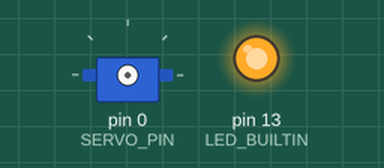
A sketch run on a simulated Arduino Uno, built with avr-gcc and run on an emulated ATmega328P. Parts: servo, output pins drawn as LEDs (lit = HIGH).

Above: at 0.05 s.
At 4.8 s:
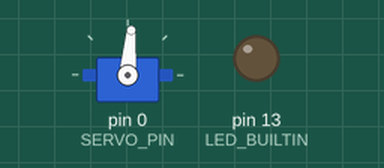
Timing chart, 0 to 6.3 s (numbered marks = the images above):
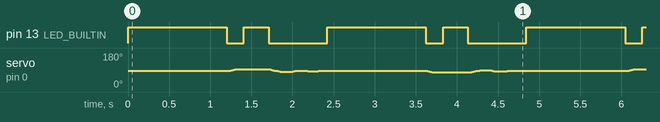

The sketch:

rp2040-test-servo.ino
```cpp
// Using Raspberry Pi Pico in Arduino:
//  https://randomnerdtutorials.com/programming-raspberry-pi-pico-w-arduino-ide/
//
// Using it:
//   Tools > Board > Raspberry Pi RP2040 Boards > Raspberry Pi Pico
//

#include <Servo.h>

#define SERVO_PIN 0

// Tuning to compensate mount angle of servo arm on shaft:
const int SERVO_ZERO_OFFSET = -5;  // from servo topview: pos->cw, neg->ccw

// Max angle (either side), not counting overshoot
const int MAX_ANGLE = 12;

// Resolution
const int SERVO_STEP_ANGLE = 1;

// Overshoot
const int OVERSHOOT_DIVIDER = 2;  // the bigger, the less overshoot

// Travel timings
const int SERVO_STEP_DELAY = 12;
const int SERVO_REST_DELAY = 100;

// Minimum and maximum pulse width (in µs) to go from 0° to 180°:
const int SERVO_PULSE_WIDTH_MIN = 400;
const int SERVO_PULSE_WIDTH_MAX = 2600;

// Switching positions (either side)
const int ANGLE = (MAX_ANGLE * 2) / 3;

////////////////////////////////////////////////////////////////////////////////
// Built-in LED

bool led_on = false;

void led_toggle() {
  led_on = !led_on;
  digitalWrite(LED_BUILTIN, led_on ? HIGH : LOW);
}

void blip(int duration) {
  led_toggle();
  delay(duration);
  led_toggle();
}

////////////////////////////////////////////////////////////////////////////////
// Servo

class MyServo {
 private:
  int pin;
  Servo servo;

  void attach() {
    servo.attach(pin, SERVO_PULSE_WIDTH_MIN, SERVO_PULSE_WIDTH_MAX);
  }

  void detach() { servo.detach(); }

 public:
  MyServo(int pin) { this->pin = pin; }

  void sweep(int from, int to, bool tach) {
    led_toggle;
    if (tach) attach();
    if (from < to) {
      for (int a = from; a <= to; a += SERVO_STEP_ANGLE) {
        set_pos(a);
        delay(SERVO_STEP_DELAY);
      }
    } else {
      for (int a = from; a >= to; a -= SERVO_STEP_ANGLE) {
        set_pos(a);
        delay(SERVO_STEP_DELAY);
      }
    }
    set_pos(to);
    delay(SERVO_REST_DELAY);
    if (tach) detach();

    // led_on = !led_on;
    // digitalWrite(LED_BUILTIN, led_on ? HIGH : LOW);
  }

  void set_pos(int angle) { servo.write(angle + 90 + SERVO_ZERO_OFFSET); }

  void go_to(int from, int to, bool oscillate) {
    if (!oscillate) {
      sweep(from, to, true);
    }

    else {
      attach();
      do {
        int overshoot = (to - from) / OVERSHOOT_DIVIDER;
        int dest = to + overshoot;
        sweep(from, dest, false);
        from = dest;
      } while (from != to);
      detach();
    }
  }
};
////////////////////////////////////////////////////////////////////////////////
// Application

MyServo servo(SERVO_PIN);  // create servo object to control a servo

void setup() { pinMode(LED_BUILTIN, OUTPUT); }

void loop() {
  servo.set_pos(0);

  blip(1200);

  servo.go_to(0, ANGLE, false);
  blip(300);
  servo.go_to(ANGLE, 0, true);
  blip(1200);

  servo.go_to(0, -ANGLE, false);
  blip(300);
  servo.go_to(-ANGLE, 0, true);
}
```

Measured:
- by itself, pin 13 (LED_BUILTIN): repeats every 2.4 s: LOW 0.21 s, HIGH 0.30 s, LOW 0.71 s, HIGH 1.2 s
